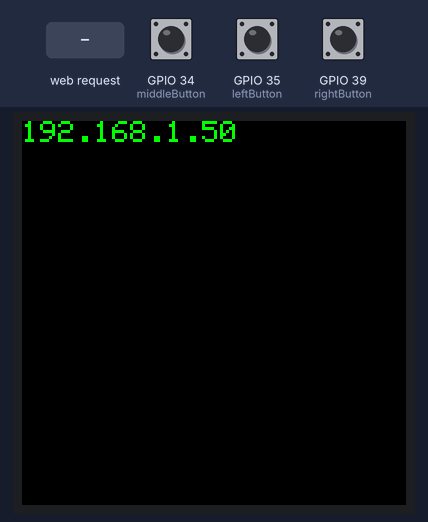
The sketch below on a simulated ESP32. Parts: 128×128 colour display. The inputs (shaded band) are chosen by the test bench; at power-on: GPIO 34 (middleButton) HIGH, GPIO 35 (leftButton) HIGH, GPIO 39 (rightButton) HIGH. WiFi joins after 1.5 s; servers stay silent unless stated; what the sketch prints to the serial monitor is not drawn.

Above: at 1.7 s.
5.7 s: GPIO 34 (middleButton) pulled LOW for 0.15 s
At 6.2 s:
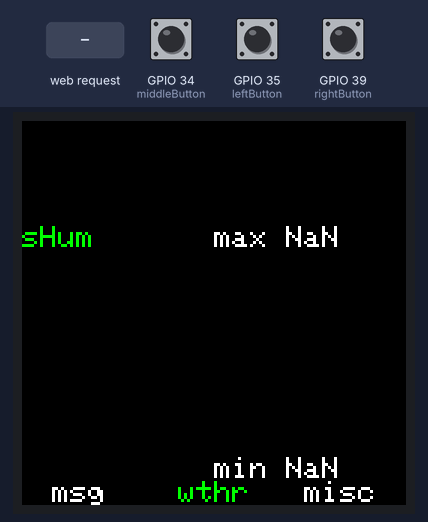
7.3 s: GPIO 35 (leftButton) pulled LOW for 0.15 s
At 8.5 s:
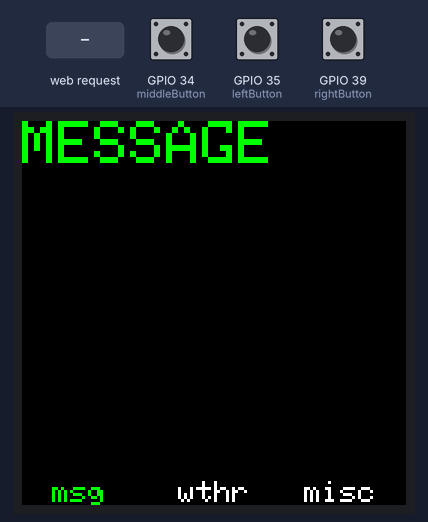
8.9 s: GPIO 39 (rightButton) pulled LOW for 0.15 s
At 9.9 s:
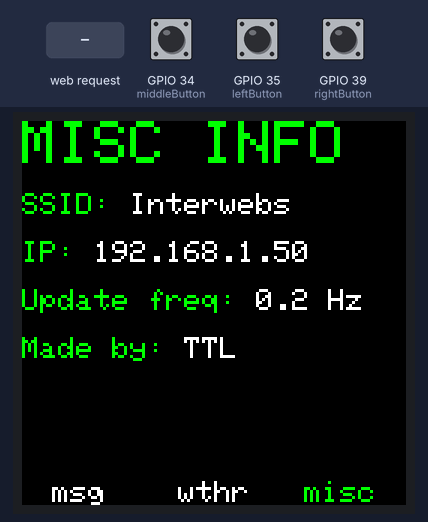
10.5 s: HTTP request GET /send?msg=1 received
12.0 s: GPIO 35 (leftButton) pulled LOW for 1 s
At 13.4 s:
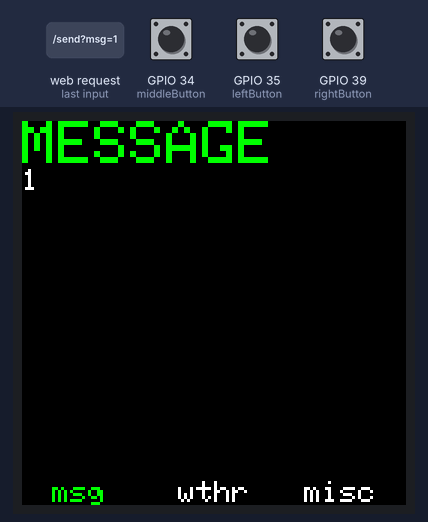
14.5 s: HTTP request GET /send?msg=0 received
At 15.0 s:
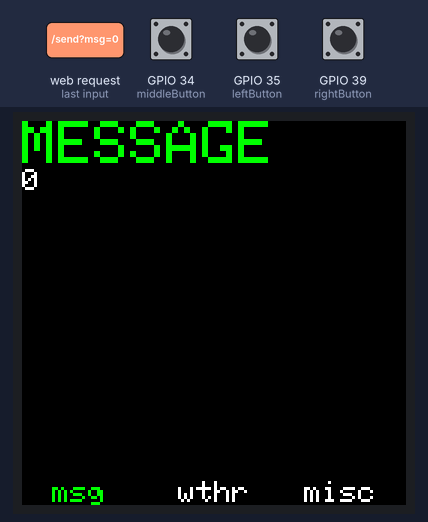
Timing chart, 0 to 17.0 s (numbered marks = the images above; inputs shaded):
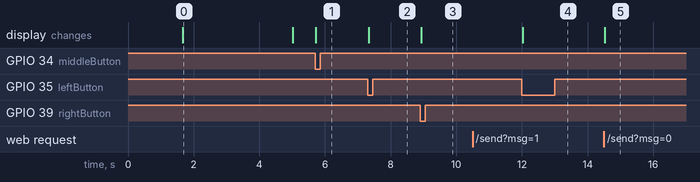

The sketch:

TTGO.ino
```cpp
// Board type: ESP32 dev mod
//WIFI + Server
#include <WiFi.h>
#include <WiFiClient.h>
#include <WebServer.h>
#include <vector>
#include <algorithm>
#include <math.h>

const char* ssid = "Interwebs";
const char* password = "Internet";

WebServer server(80);

//Screen
#include <SPI.h>
#include <Adafruit_GFX.h>    // Core graphics library
#include <Adafruit_ST7735.h> // Hardware-specific library
// For the breakout, you can use any 2 or 3 pins
// These pins will also work for the 1.8" TFT shield
#define TFT_CS 16
// you can also connect this to the Arduino reset
// in which case, set this #define pin to -1!
#define TFT_RST 9
#define TFT_DC 17
#define TFT_SCLK 5
#define TFT_MOSI 23
Adafruit_ST7735 tft = Adafruit_ST7735(TFT_CS, TFT_DC, TFT_MOSI, TFT_SCLK, TFT_RST);


#include <RBD_Button.h> // https://github.com/alextaujenis/RBD_Button
#include <RBD_Timer.h>  // https://github.com/alextaujenis/RBD_Timer

RBD::Timer timer;

// input pullup enabled by default
RBD::Button leftButton(35);
RBD::Button middleButton(34);
RBD::Button rightButton(39);

//Screen and graph related
enum screens {MSG, WEATHER, MISC};
int currScreen = screens::WEATHER;
enum dataTypes {TEMP1, HUM1, TEMP2, HUM2, EARTH2};
int currGraph = dataTypes::TEMP2;
const String graphNames[5] = {"wTemp", "wHum", "sTemp", "sHum", "sEarth"};
const int graphHeight = 65;

float data[5] = {0, 0, 0, 0, 0};
std::vector<float> graphData[5];

String localMsg;
String lastMsg;

void newCursor(int s, uint16_t c, int x, int y) {
  tft.setTextSize(s);
  tft.setTextColor(c);
  tft.setCursor(x, y);
}
void writeText(String t, uint16_t c) {
  tft.setTextColor(c);
  tft.print(t);
}

void showMessage() {
  tft.fillScreen(ST77XX_BLACK);

  newCursor(2, ST7735_GREEN, 0, 0);
  tft.print("MESSAGE\n");
  tft.setTextSize(1);
  writeText(localMsg, 0xFFFFFF);

  //Bottom text
  newCursor(1, ST7735_GREEN, 4, 120);
  tft.print(" msg    ");
  writeText("wthr   misc", 0xFFFFFF);
}
void showMisc() {
  tft.fillScreen(ST77XX_BLACK);

  newCursor(2, ST7735_GREEN, 0, 0);
  tft.print("MISC INFO\n");
  tft.setTextSize(1);
  tft.print("\nSSID: ");
  writeText(String(ssid), 0xFFFFFF);
  writeText("\n\nIP: ", ST7735_GREEN);
  tft.setTextColor(0xFFFFFF);
  tft.print(WiFi.localIP());
  writeText("\n\nUpdate freq: ", ST7735_GREEN);
  writeText("0.2 Hz", 0xFFFFFF);
  writeText("\n\nMade by: ", ST7735_GREEN);
  writeText("TTL", 0xFFFFFF);

  //Bottom text
  newCursor(1, 0xFFFFFF, 4, 120);
  tft.print(" msg    wthr   ");
  writeText("misc", ST7735_GREEN);
}

void printGraph(const std::vector<float> &dataPoints, float _min, float _max, uint16_t c) {
  int lastY = 0;
  float diff = _max - _min;
  float scale = 10; //10 pixels per degree
  //A new scale is calculated if the difference is larger than the minTempDelta
  if (diff > graphHeight / scale) {
    scale = graphHeight / diff;
  }
  for (int i = 0; i < dataPoints.size(); i++) {
    int x = 124 - i;
    //Calculates the position on the temperature interval and then centeres the graph
    int y = 110 - (dataPoints[i] - _min) * scale - (graphHeight / 2 - diff * scale / 2);
    float l = lastY - y;
    lastY = y;
    l = l < 0 ? floor(l) : l;
    if (i == 0 || (int)l == 0) {
      tft.drawPixel(x, y, c);
    } else {
      tft.drawFastVLine(x, y, l, c);
    }
  }
}
void min_max(const std::vector<float> &list, float &minVal, float &maxVal) {
  if (list.empty()) {
    Serial.println("min_max error - empty vector");
    minVal = 0;
    maxVal = 0;
    return;
  }
  minVal = list[0];
  maxVal = list[0];
  for (const float &i : list) {
    minVal = min(i, minVal);
    maxVal = max(i, maxVal);
  }
}
void showWeather() {
  tft.fillScreen(ST77XX_BLACK);

  //Print the last measurements as a graph
  if ((currGraph == dataTypes::EARTH2) ? !graphData[currGraph].empty() : (!graphData[currGraph].empty() || !graphData[currGraph - 2].empty())) {
    float minValue = 0, maxValue = 0;

    //Returns -1 if two graphs should be drawn, else returns the index of the one graph that should be drawn
    int whichGraph = (currGraph == dataTypes::EARTH2) ? currGraph : (!graphData[currGraph].empty() && !graphData[currGraph - 2].empty() ? -1 : (!graphData[currGraph].empty() ? currGraph : currGraph - 2));

    if (whichGraph != -1) {
      newCursor(2, ST7735_GREEN, 0, 0);
      tft.print("Temp ");
      tft.print((!graphData[dataTypes::TEMP2].empty()) ? data[dataTypes::TEMP2] : data[dataTypes::TEMP1]);
      tft.print("\n");
      tft.print("Hum  ");
      tft.print((!graphData[dataTypes::HUM2].empty()) ? data[dataTypes::HUM2] : data[dataTypes::HUM1]);

      min_max(graphData[whichGraph], minValue, maxValue);
      printGraph(graphData[whichGraph], minValue, maxValue, 0xFFFFFF);

    } else { /*DRAWING THE DOUBLE GRAPH*/
      //Print current temperatures and humidities
      newCursor(2, ST7735_GREEN, 0, 0);
      tft.print("Temp\nHum");
      newCursor(1, ST7735_GREEN, 64, 0);
      tft.print(data[dataTypes::TEMP1]);
      newCursor(1, 0xFFFFFF, 94, 8);
      tft.print(data[dataTypes::TEMP2]);
      newCursor(1, ST7735_GREEN, 64, 16);
      tft.print(data[dataTypes::HUM1]);
      newCursor(1, 0xFFFFFF, 94, 24);
      tft.print(data[dataTypes::HUM2]);

      float minValue1 = 0, maxValue1 = 0, minValue2 = 0, maxValue2 = 0;
      min_max(graphData[currGraph], minValue1, maxValue1);
      min_max(graphData[currGraph - 2], minValue2, maxValue2);
      minValue = min(minValue1, minValue2);
      maxValue = max(maxValue1, maxValue2);

      printGraph(graphData[currGraph], minValue, maxValue, 0xFFFFFF);
      printGraph(graphData[currGraph - 2], minValue, maxValue, ST7735_GREEN);
    }

    newCursor(1, 0xFFFFFF, 0, 35);
    //If only graph is drawn, print text for one, else for two
    if (whichGraph != -1) {
      writeText(String(graphNames[whichGraph]), 0xFFFFFF);
    } else {
      writeText(String(graphNames[currGraph - 2][0]) + String(graphNames[currGraph - 2][1]) + " ", ST7735_GREEN);
      writeText(String(graphNames[currGraph][0]) + String(graphNames[currGraph][1]), 0xFFFFFF);
    }
    //Print the found minimum and maximum value - and if the current graph is the soil humidity, throw away the decimals
    tft.setCursor(64, 35);
    writeText("max ", 0xFFFFFF);
    writeText((currGraph == dataTypes::EARTH2) ? String((int)maxValue) : String(maxValue), ST7735_GREEN);
    tft.setCursor(64, 112);
    writeText("min ", 0xFFFFFF);
    writeText((currGraph == dataTypes::EARTH2) ? String((int)minValue) : String(minValue), ST7735_GREEN);
  } else {
    newCursor(1, 0xFFFFFF, 0, 35);
    writeText(String(graphNames[currGraph]), ST7735_GREEN);
    tft.setCursor(64, 35);
    writeText("max NaN", 0xFFFFFF);
    tft.setCursor(64, 112);
    tft.print("min NaN");
  }
  //Bottom text
  newCursor(1, 0xFFFFFF, 4, 120);
  tft.print(" msg    ");
  writeText("wthr   ", ST7735_GREEN);
  writeText("misc", 0xFFFFFF);
}
void updateScreen() {
  switch (currScreen) {
    case screens::MSG:
      showMessage();
      break;
    case screens::WEATHER:
      showWeather();
      break;
    case screens::MISC:
      showMisc();
      break;
    default:
      Serial.println("Unknown screen, defaulting to weather");
      currScreen = screens::WEATHER;
      updateScreen();
  }
}

void handleNotFound() {
  String message = "File Not Found\n\n";
  message += "URI: ";
  message += server.uri();
  message += "\nMethod: ";
  message += (server.method() == HTTP_GET) ? "GET" : "POST";
  message += "\nArguments: ";
  message += server.args();
  message += "\n";
  for (uint8_t i = 0; i < server.args(); i++) {
    message += " " + server.argName(i) + ": " + server.arg(i) + "\n";
  }
  server.send(404, "text/plain", message);
}

void handleData() {
  if (server.args() == 0) {
    server.send(200, "text/plain", "You need to include arguments with the data");
    return;
  }
  //Transfer arguments to stored vars
  for (int i = 0; i < 5; i++) {
    if (server.arg(graphNames[i]).length() > 0) {
      data[i] = server.arg(graphNames[i]).toFloat();
    }
  }
  if (server.arg("msg").length() > 0) {
    lastMsg = localMsg;
    localMsg = server.arg("msg");
    Serial.print("Received msg: ");
    Serial.println(localMsg);
    if (currScreen == screens::MSG) {
      updateScreen();
    }
  }
  server.send(200, "text/plain", data[dataTypes::TEMP1] + String(", ") + data[dataTypes::HUM1] + String(", ") + localMsg);
}

void handleRoot() {
  //Very basic input field and button where a message can be sent to the device
  String site = "<form action=\"/send\">";
  site += "Enter a message:<br>";
  site += "<input type=\"text\" name=\"msg\" value=\"Write here\"><br>";
  site += "<input type=\"submit\" value=\"Submit\">";
  site += "</form>";
  server.send(200, "text/html", site);
}

void initServer() {
  WiFi.mode(WIFI_STA);
  WiFi.begin(ssid, password);
  Serial.println("");

  // Wait for connection
  while (WiFi.status() != WL_CONNECTED) {
    delay(500);
    Serial.print(".");
  }
  Serial.println("");
  Serial.print("Connected to ");
  Serial.println(ssid);
  Serial.print("IP address: ");
  Serial.println(WiFi.localIP());

  //Setup different functions for different server-calls
  server.on("/", handleRoot);
  server.on("/send", handleData);
  server.onNotFound(handleNotFound);

  server.begin();
  Serial.println("HTTP server started");
}

void setup(void) {
  //Baud rate for serial output
  Serial.begin(115200);
  //Setup the timer to fire every 5 seconds
  timer.setTimeout(5000);
  timer.restart();

  initServer();

  //Initializing the screen
  Serial.println("Attempting screen init");
  tft.initR(INITR_144GREENTAB); // initialize a ST7735S chip, with green tab
  Serial.println("Initialized tft");

  //Setup screen basics
  tft.fillScreen(ST77XX_BLACK);
  tft.setTextWrap(true);
  tft.setTextSize(1);
  tft.setTextColor(ST7735_GREEN);

  tft.print(WiFi.localIP());
}
void loop(void) {
  server.handleClient();

  //Every 5 seconds the timer restarts
  if (timer.onRestart()) {
    //Save current data to the datasets
    for (int i = 0; i < 5; i++) {
      if (!graphData[i].empty() || data[i] != 0) {
        graphData[i].insert(graphData[i].begin(), data[i]);
      }
      if (graphData[i].size() > 120) {
        graphData[i].erase(graphData[i].end() - 1);
      }
    }
    if (currScreen == screens::WEATHER) {
      updateScreen();
    }
  }

  if (leftButton.onPressed()) {
    currScreen = screens::MSG;
    updateScreen();
  }
  else if (middleButton.onPressed()) {
    if (currScreen == screens::WEATHER) {
      currGraph = (currGraph == dataTypes::EARTH2 ? dataTypes::TEMP2 : currGraph + 1);
      updateScreen();
    } else {
      currScreen = screens::WEATHER;
      updateScreen();
    }
  }
  else if (rightButton.onPressed()) {
    currScreen = screens::MISC;
    updateScreen();
  }
}
```

Measured:
- after the input at 5.7 s, the display: changes at once (image 1)
- after the input at 7.3 s, the display: changes at once (image 2)
- after the input at 8.9 s, the display: changes at once (image 3)
- after the input at 10.5 s, every drawn part: stays the same
- after the input at 12.0 s, the display: changes at once (image 4)
- after the input at 14.5 s, the display: changes at once (image 5)
- what the display in image 0 shows lasts 3.3 s, from 1.7 s to 5.0 s
